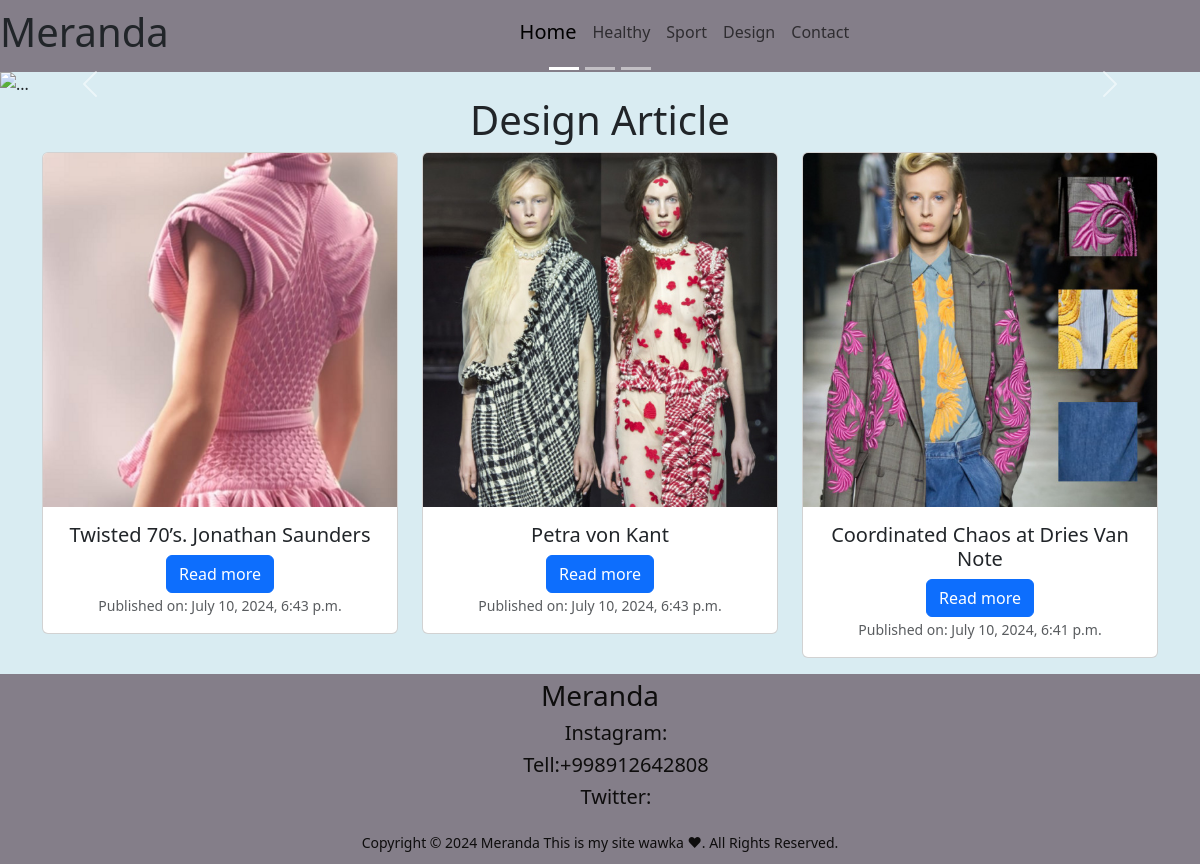
Page /design/ on the committed database.
### meranda/models.py (models this page shows, shortened)
class Design(models.Model):
    category = models.ForeignKey(Category, on_delete=models.CASCADE, related_name='designs', verbose_name='Category')
    title = models.CharField(max_length=100, verbose_name='Title')
    description = models.TextField(verbose_name='Description')
    created_at = models.DateTimeField(auto_now_add=True, verbose_name='Created At')
    img = models.ImageField(upload_to='designs/', verbose_name='Image')
    class Meta:
        ordering = ['-created_at']
        verbose_name_plural = 'Designs'

### meranda/views.py (the view)
# urls.py: path('design/', views.DesignListView.as_view(), name='design-list'),
class DesignListView(ListView):
    model = Design
    template_name = 'meranda/design_list.html'

### meranda/templates/meranda/design_list.html (shortened to what this page needs)
{% extends "base.html" %}
{% block content %}
  <div id="carouselExampleCaptions" class="carousel slide">
    <div class="carousel-indicators">
      <button type="button" data-bs-target="#carouselExampleCaptions" data-bs-slide-to="0" class="active" aria-current="true" aria-label="Slide 1"></button>
      <button type="button" data-bs-target="#carouselExampleCaptions" data-bs-slide-to="1" aria-label="Slide 2"></button>
      <button type="button" data-bs-target="#carouselExampleCaptions" data-bs-slide-to="2" aria-label="Slide 3"></button>
    </div>
    <div class="carousel-inner">
      <div class="carousel-item active">
        <img src="https://cdn.venngage.com/template/thumbnail/full/e73d816e-be85-4478-86f1-97f962744f2a.webp" class="d-block w-100" alt="...">
        <div class="carousel-caption d-none d-md-block">
        </div>
      </div>
    </div>
    <button class="carousel-control-prev" type="button" data-bs-target="#carouselExampleCaptions" data-bs-slide="prev">
      <span class="carousel-control-prev-icon" aria-hidden="true"></span>
    </button>
    <button class="carousel-control-next" type="button" data-bs-target="#carouselExampleCaptions" data-bs-slide="next">
      <span class="carousel-control-next-icon" aria-hidden="true"></span>
    </button>
  </div>
  <div class="container">
    <h1 style="text-align: center;">Design Article</h1>
    <div class="row">
      {% for design in object_list %}
      <div class="col-md-4 mb-3">
        <div class="card">
          <img src="{{ design.img.url }}" class="card-img-top" alt="{{ design.title }}">
          <div class="card-body" style="text-align: center;">
            <h5 class="card-title">{{ design.title }}</h5>
            <a href="{% url 'design-detail' design.pk %}" class="btn btn-primary">Read more</a>
            <p class="card-text"><small class="text-muted">Published on: {{ design.created_at }}</small></p>
          </div>
        </div>
      </div>
      {% endfor %}
    </div>
  </div>
{% endblock %}

### rows in the picture
Design: img (picture), title "Twisted 70’s. Jonathan Saunders", created_at "July 10, 2024, 6:43 p.m."
Design: img (picture), title "Petra von Kant", created_at "July 10, 2024, 6:43 p.m."
Design: img (picture), title "Coordinated Chaos at Dries Van Note", created_at "July 10, 2024, 6:41 p.m."
